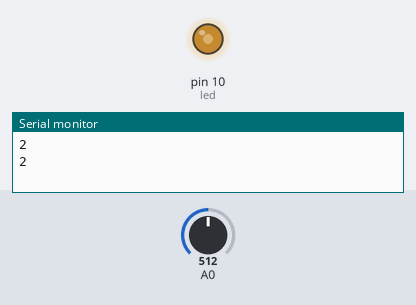
The sketch below on a simulated Arduino Uno, built with avr-gcc and run on an emulated ATmega328P. Shown: output pins drawn as LEDs (lit = HIGH), the last lines printed to the serial monitor. Inputs (shaded band) come from the test bench; at power-on: A0 = 512.

Above: at 2.8 s.
2.9 s: A0 set to 716
At 4.4 s:
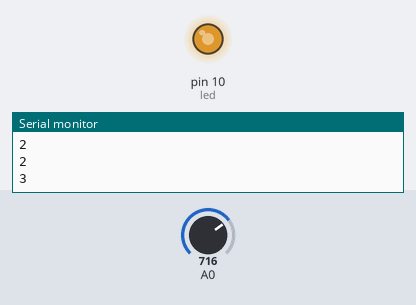
5.6 s: A0 set to 900
At 7.1 s:
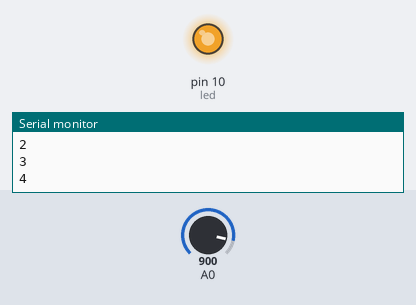
8.3 s: A0 set to 122
At 11.2 s:
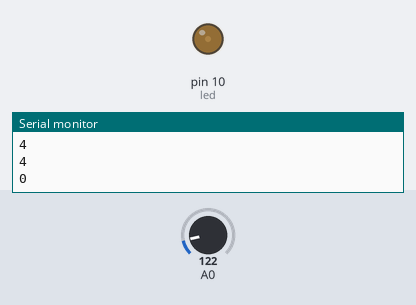
11.5 s: A0 set to 0
At 12.9 s:
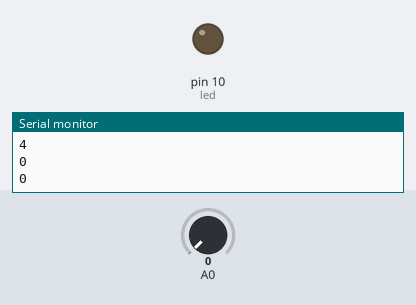
14.2 s: A0 set to 511
At 17.2 s:
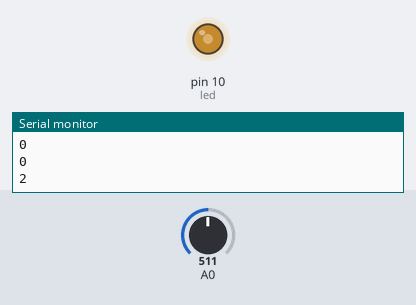
Timing chart, 0 to 18.5 s (numbered marks = the images above; inputs shaded):
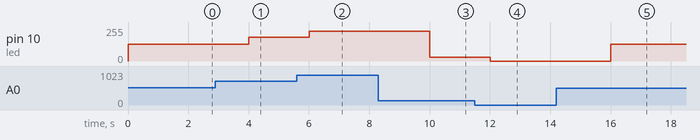

Measured:
- after the input at 2.9 s, pin 10 (led): 127/255 → 178/255 after 1.1 s
- after the input at 5.6 s, pin 10 (led): 178/255 → 224/255 after 0.40 s
- after the input at 8.3 s, pin 10 (led): 224/255 → 30/255 after 1.7 s
- after the input at 11.5 s, pin 10 (led): 30/255 → 0/255 after 0.50 s
- after the input at 14.2 s, pin 10 (led): 0/255 → 127/255 after 1.8 s

The sketch:

microprocessor_2.ino
```cpp
int led = 10;
int val = 0;

void setup() {
  pinMode(led, OUTPUT);
  Serial.begin(9600);
}

void loop() {
 val = analogRead(A0);
 int hashVal = map(val, 0, 1023, 0, 255);
 analogWrite(led, hashVal);
 int voltVal = map(val, 0, 1023, 0, 5);
   Serial.println(voltVal);
   delay(2000);
}
```
